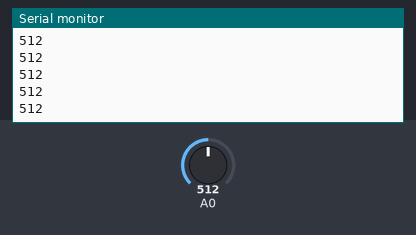
Bench run of a sketch on a simulated Arduino Uno, built with avr-gcc and run on an emulated ATmega328P. Shown: the last lines printed to the serial monitor. The test bench sets the inputs (shaded band); at power-on: A0 = 512.

Above: at 1.2 s.
1.3 s: A0 set to 716
At 1.9 s:
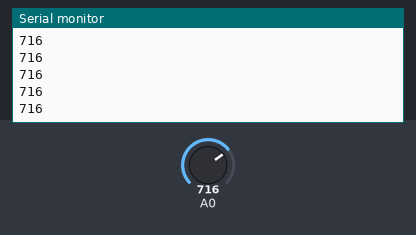
2.8 s: A0 set to 900
At 3.7 s:
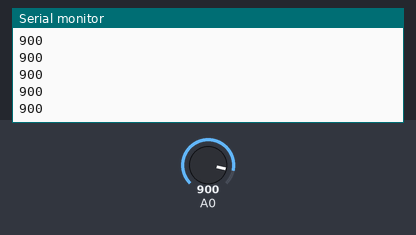
Timing chart, 0 to 5.8 s (numbered marks = the images above; inputs shaded):
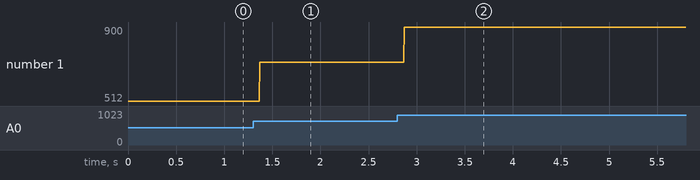

The sketch:

read_mouse_tx.ino
```cpp
void setup() {
    Serial.begin(9600);

}

void loop() {
    int readVal = analogRead(A0);
    Serial.println(readVal);

}
```

Measured:
- after the input at 1.3 s, the serial monitor: prints a new line after 0.07 s (image 1)
- after the input at 2.8 s, the serial monitor: prints a new line after 0.07 s (image 2)
- plotted number 1: 512 → 716 after the input at 1.3 s, 716 → 900 after the input at 2.8 s
